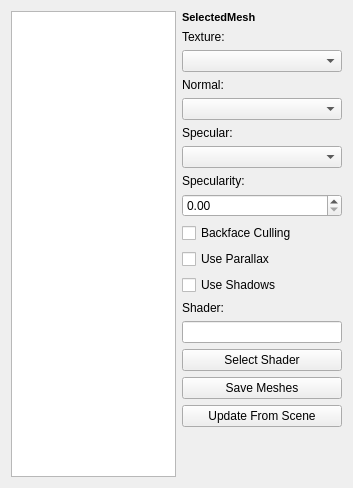
<?xml version="1.0" encoding="UTF-8"?>
<ui version="4.0">
 <class>mainForm</class>
 <widget class="QWidget" name="mainForm">
  <property name="geometry">
   <rect>
    <x>0</x>
    <y>0</y>
    <width>353</width>
    <height>488</height>
   </rect>
  </property>
  <property name="windowTitle">
   <string>Form</string>
  </property>
  <layout class="QGridLayout" name="gridLayout">
   <item row="0" column="0">
    <widget class="QListWidget" name="SceneView"/>
   </item>
   <item row="0" column="1">
    <layout class="QGridLayout" name="gridLayout2">
     <item row="0" column="0">
      <widget class="QLabel" name="SelectedLbl">
       <property name="font">
        <font>
         <pointsize>8</pointsize>
         <weight>75</weight>
         <bold>true</bold>
        </font>
       </property>
       <property name="text">
        <string>SelectedMesh</string>
       </property>
      </widget>
     </item>
     <item row="1" column="0">
      <widget class="QLabel" name="TextureLbl">
       <property name="maximumSize">
        <size>
         <width>16777215</width>
         <height>15</height>
        </size>
       </property>
       <property name="text">
        <string>Texture:</string>
       </property>
      </widget>
     </item>
     <item row="2" column="0">
      <widget class="ExtendedComboBox" name="TextureCB"/>
     </item>
     <item row="3" column="0">
      <widget class="QLabel" name="NormalLbl">
       <property name="maximumSize">
        <size>
         <width>16777215</width>
         <height>15</height>
        </size>
       </property>
       <property name="text">
        <string>Normal:</string>
       </property>
      </widget>
     </item>
     <item row="4" column="0">
      <widget class="ExtendedComboBox" name="NormalCB"/>
     </item>
     <item row="5" column="0">
      <widget class="QLabel" name="SpecularLbl">
       <property name="maximumSize">
        <size>
         <width>16777215</width>
         <height>15</height>
        </size>
       </property>
       <property name="text">
        <string>Specular:</string>
       </property>
      </widget>
     </item>
     <item row="6" column="0">
      <widget class="ExtendedComboBox" name="SpecularCB">
       <property name="sizePolicy">
        <sizepolicy hsizetype="Preferred" vsizetype="Fixed">
         <horstretch>0</horstretch>
         <verstretch>0</verstretch>
        </sizepolicy>
       </property>
      </widget>
     </item>
     <item row="7" column="0">
      <widget class="QLabel" name="SpecularityLbl">
       <property name="maximumSize">
        <size>
         <width>16777215</width>
         <height>15</height>
        </size>
       </property>
       <property name="text">
        <string>Specularity:</string>
       </property>
      </widget>
     </item>
     <item row="8" column="0">
      <widget class="QDoubleSpinBox" name="SpecularitySB"/>
     </item>
     <item row="9" column="0">
      <widget class="QCheckBox" name="CullingCB">
       <property name="text">
        <string>Backface Culling</string>
       </property>
      </widget>
     </item>
     <item row="10" column="0">
      <widget class="QCheckBox" name="ParallaxCB">
       <property name="text">
        <string>Use Parallax</string>
       </property>
      </widget>
     </item>
     <item row="11" column="0">
      <widget class="QCheckBox" name="ShadowsCB">
       <property name="text">
        <string>Use Shadows</string>
       </property>
      </widget>
     </item>
     <item row="12" column="0">
      <widget class="QLabel" name="ShaderLbl">
       <property name="maximumSize">
        <size>
         <width>16777215</width>
         <height>15</height>
        </size>
       </property>
       <property name="text">
        <string>Shader:</string>
       </property>
      </widget>
     </item>
     <item row="13" column="0">
      <widget class="QLineEdit" name="ShaderLE">
       <property name="sizePolicy">
        <sizepolicy hsizetype="Preferred" vsizetype="Fixed">
         <horstretch>0</horstretch>
         <verstretch>0</verstretch>
        </sizepolicy>
       </property>
       <property name="minimumSize">
        <size>
         <width>160</width>
         <height>0</height>
        </size>
       </property>
       <property name="maximumSize">
        <size>
         <width>160</width>
         <height>16777215</height>
        </size>
       </property>
      </widget>
     </item>
     <item row="14" column="0">
      <widget class="QPushButton" name="SelectShader">
       <property name="sizePolicy">
        <sizepolicy hsizetype="Preferred" vsizetype="Fixed">
         <horstretch>0</horstretch>
         <verstretch>0</verstretch>
        </sizepolicy>
       </property>
       <property name="maximumSize">
        <size>
         <width>16777215</width>
         <height>16777215</height>
        </size>
       </property>
       <property name="text">
        <string>Select Shader</string>
       </property>
      </widget>
     </item>
     <item row="15" column="0">
      <widget class="QPushButton" name="SaveMeshes">
       <property name="sizePolicy">
        <sizepolicy hsizetype="Preferred" vsizetype="Fixed">
         <horstretch>0</horstretch>
         <verstretch>0</verstretch>
        </sizepolicy>
       </property>
       <property name="maximumSize">
        <size>
         <width>16777215</width>
         <height>16777215</height>
        </size>
       </property>
       <property name="text">
        <string>Save Meshes</string>
       </property>
      </widget>
     </item>
     <item row="16" column="0">
      <widget class="QPushButton" name="Update">
       <property name="sizePolicy">
        <sizepolicy hsizetype="Preferred" vsizetype="Fixed">
         <horstretch>0</horstretch>
         <verstretch>0</verstretch>
        </sizepolicy>
       </property>
       <property name="maximumSize">
        <size>
         <width>16777215</width>
         <height>16777215</height>
        </size>
       </property>
       <property name="text">
        <string>Update From Scene</string>
       </property>
      </widget>
     </item>
     <item row="17" column="0">
      <spacer name="verticalSpacer">
       <property name="orientation">
        <enum>Qt::Vertical</enum>
       </property>
       <property name="sizeHint" stdset="0">
        <size>
         <width>98</width>
         <height>13</height>
        </size>
       </property>
      </spacer>
     </item>
    </layout>
   </item>
  </layout>
 </widget>
 <customwidgets>
  <customwidget>
   <class>ExtendedComboBox</class>
   <extends>QComboBox</extends>
   <header>extendedcombobox.h</header>
  </customwidget>
 </customwidgets>
 <resources/>
 <connections/>
</ui>
